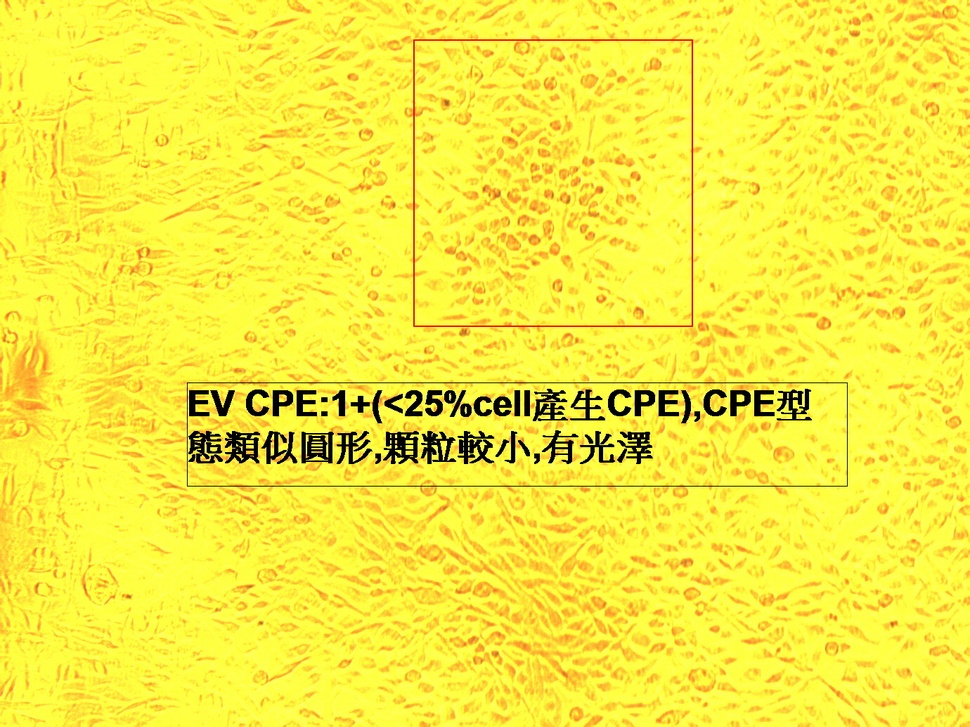
#> input picture test2.jpg, 970 x 727 px, shrunk from 1380 x 1034 before the run
$ python togray.py
#> lines starting #> are read from the running program, lines starting #| are printed output that depends on the picture; after the words box and inside, x2 and y2 are one past the last pixel; in counts of white or black regions, pixels touching at a corner belong together
import cv2
import numpy as np
from matplotlib import pyplot as plt

img = cv2.imread('test2.jpg', 0)
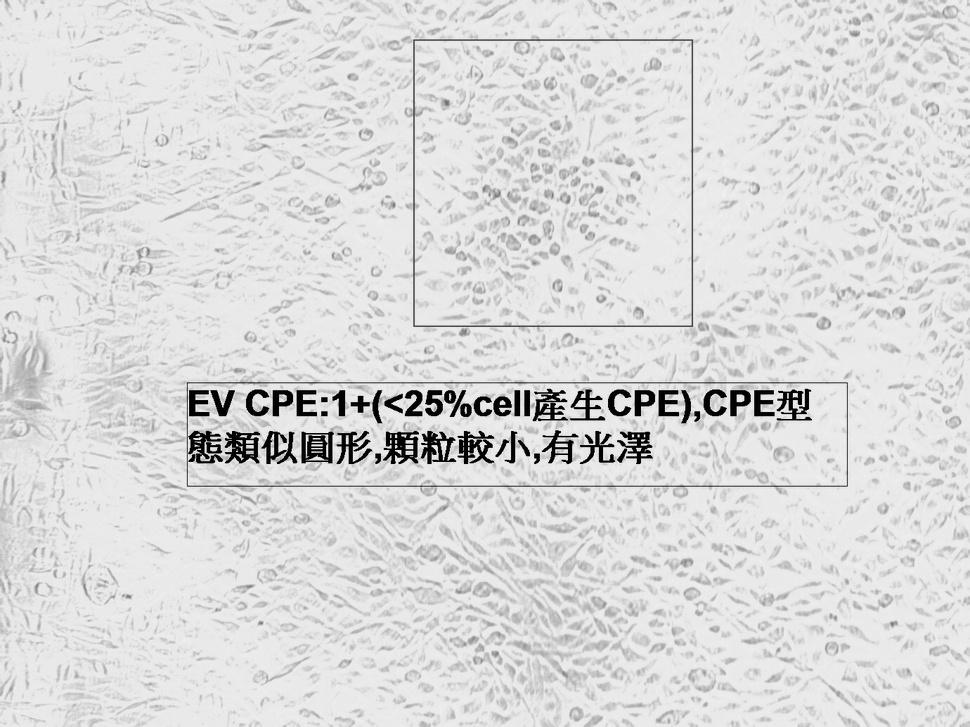
#> img: shape (727, 970); min 0, max 251, mean 219

#canny
img = cv2.GaussianBlur(img, (3, 3), 0)
canny = cv2.Canny(img, 50, 150)
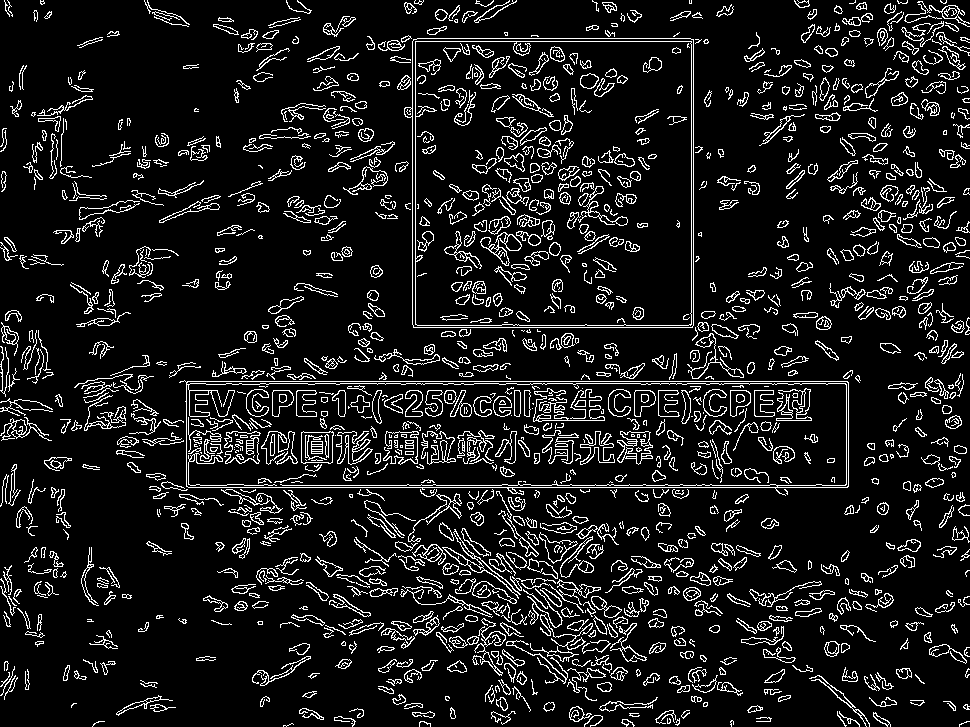
#> canny: shape (727, 970); 10.4% white in thin lines or dots

cv2.imshow("canny detection", canny)
# plt.show(img)
cv2.waitKey(0)

$ run again, with test0.jpg copied over test2.jpg
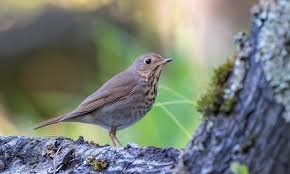
#> input picture test0.jpg, 290 x 174 px
#> `img = cv2.GaussianBlur(img, (3, 3), 0)`:
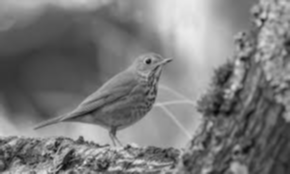
#> img: shape (174, 290); min 9, max 235, mean 122.3
#> `canny = cv2.Canny(img, 50, 150)`:
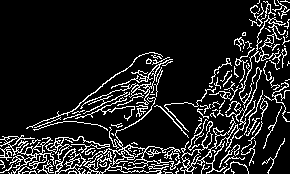
#> canny: shape (174, 290); 12.9% white in thin lines or dots

$ run again, with test1.jpg copied over test2.jpg
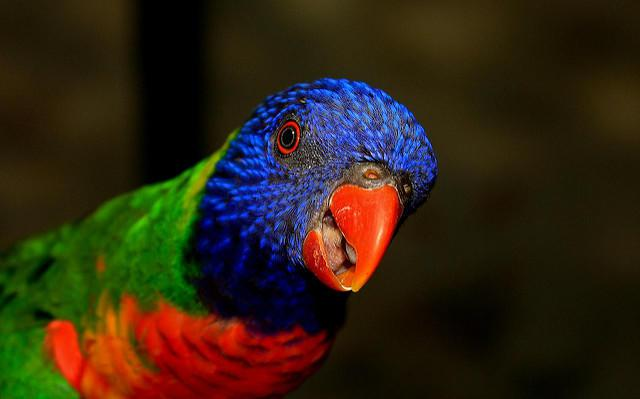
#> input picture test1.jpg, 640 x 399 px
#> `img = cv2.imread('test2.jpg', 0)`:
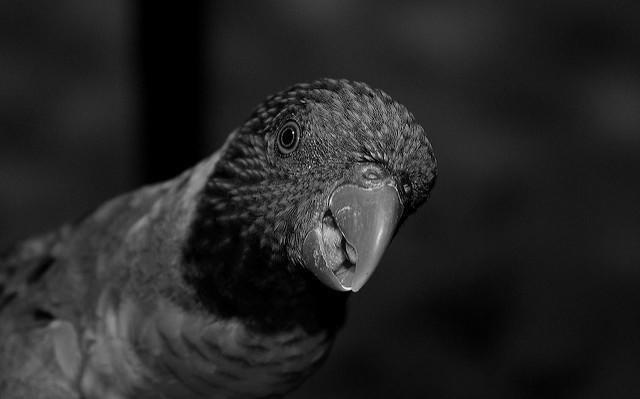
#> img: shape (399, 640); min 0, max 253, mean 37.6
#> `canny = cv2.Canny(img, 50, 150)`:
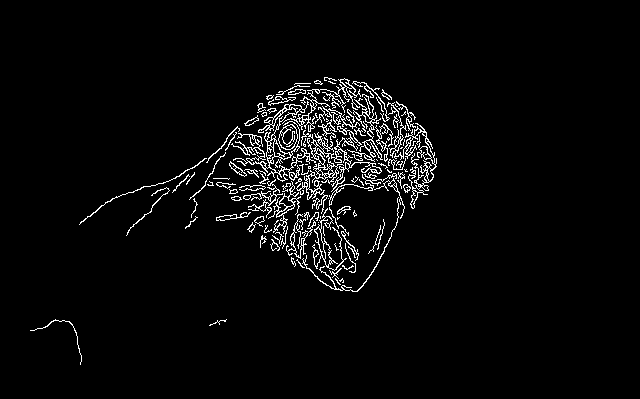
#> canny: shape (399, 640); 3.6% white in thin lines or dots, all inside (x1, y1, x2, y2) = (30, 77, 437, 365)
